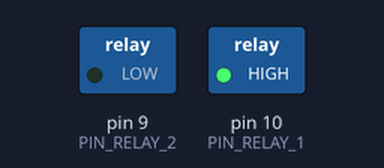
This sketch was run on a simulated Arduino Uno, built with avr-gcc and run on an emulated ATmega328P. On the bench: switched loads named in the sketch (green lamp = pin HIGH). What the sketch prints to the serial monitor is not drawn. At 10.0 s the program stops and its outputs stay as they are.

Above: at 0.1 s.
At 10.1 s:
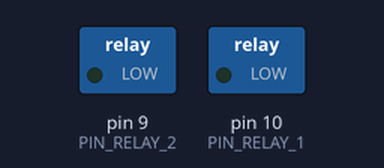
Timing chart, 0 to 11.5 s (numbered marks = the images above):
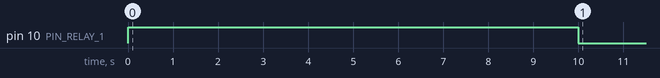

The sketch:

Demo_Rele.ino
```cpp
/*
  Programa control 2 reles by ULN2803A Darlington Transistor Array
*/

// Global constants
#define PIN_RELAY_1   10
#define PIN_RELAY_2   9

#define TIME_DELAY 10000//ms
void setup()
{
  Serial.begin(115200);
  while(!Serial);

  pinMode(PIN_RELAY_1, OUTPUT); // ULN2803A INPUT 8B -> 8C OUTPUT
  pinMode(PIN_RELAY_2, OUTPUT); // ULN2803A INPUT 7B -> 7C OUTPUT


  // LOW is OFF, Relé cerrado, no pasa agua
  digitalWrite(PIN_RELAY_1, LOW);
  digitalWrite(PIN_RELAY_2, LOW);
  Serial.println("Relays are LOW");
/*
  // HIGH is ON, Relé abierto, pasa agua
  digitalWrite(PIN_RELAY_1, HIGH);
  digitalWrite(PIN_RELAY_2, HIGH);
  Serial.println("Relays are HIGH");
  */
} // setup()


void loop()
{
  digitalWrite(PIN_RELAY_1, HIGH);
  delay(TIME_DELAY);

  digitalWrite(PIN_RELAY_1, LOW);
  while(true);

} // loop()
```

Measured:
- by itself, pin 10 (PIN_RELAY_1): LOW → HIGH at 0.00 s, → LOW 10.0 s later
